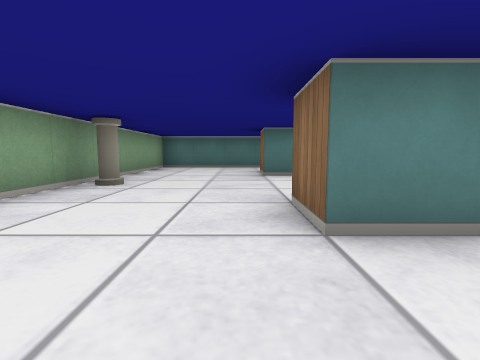
[1] (above)

12 first-person views from a walk through a cub3D maze. The camera is about half as high as the walls, tilts 6° down and sees 85° across. The floor is counted in squares. Each view is taken from the middle of a square. On the plan, view 1 faces up. The plan holds only what a view shows up to about 9 squares ahead; the rest is blank.

[2]
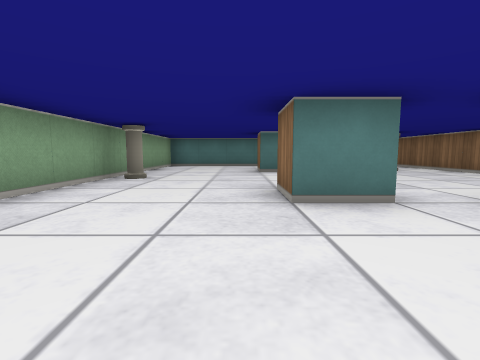

[3]
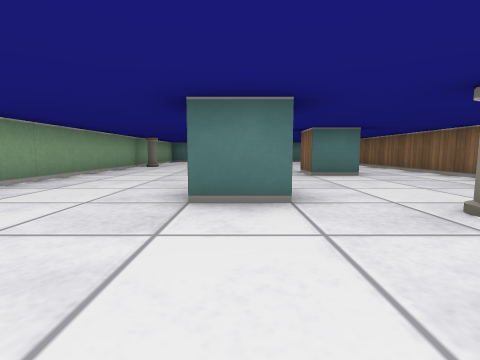

[4]
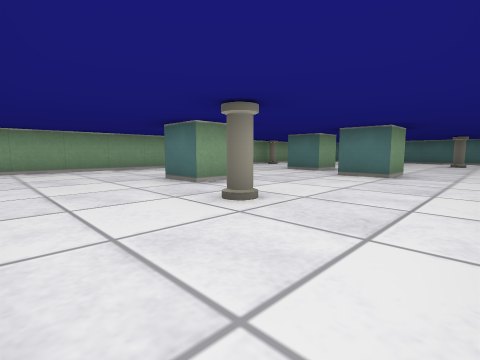

[5]
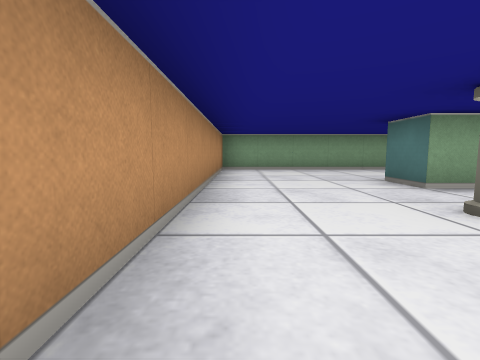

[6]
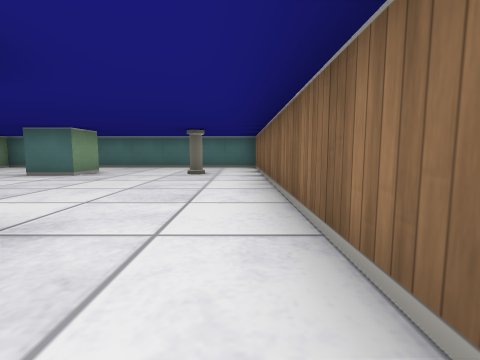

[7]
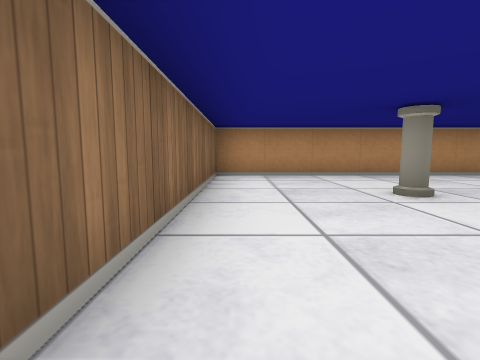

[8]
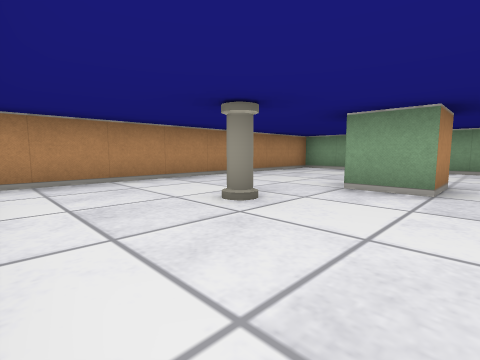

[9]
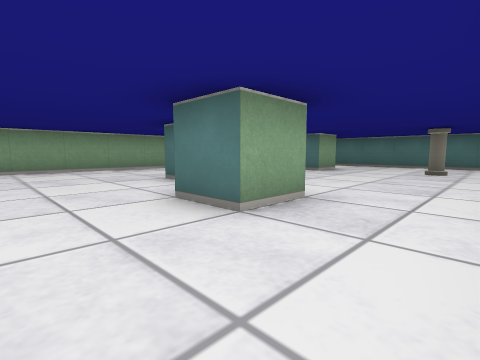

[10]
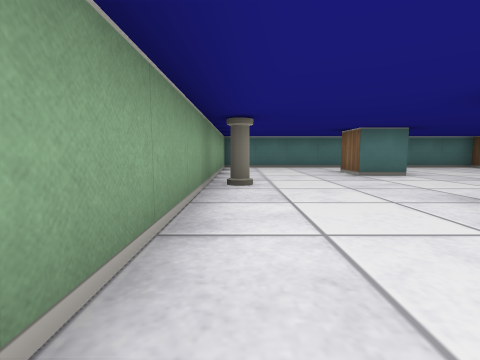

[11]
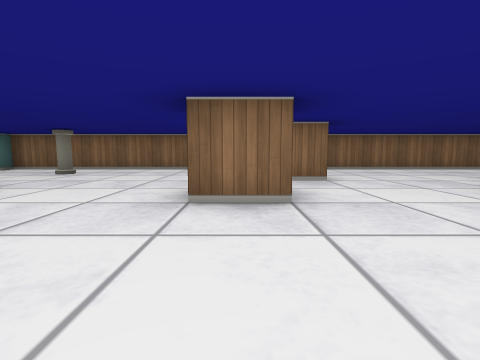

[12]
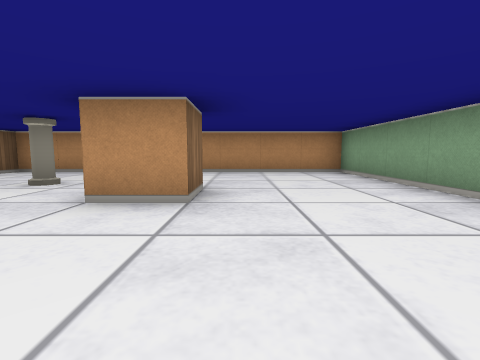

### Floor plan
Points are (right, up) in squares from view 1. A wall is a line through its corners. A room is listed if a view was taken in it or the views show most of it. See-through windows are left out.
Room 1 (views 1, 2, 3, 4, 5, 6, 7, 8, 9, 10, 11, 12)
walls: (1.5, 2.5) (1.5, 1.5) (0.5, 1.5) (0.5, 2.5); (0.5, -1.5) (1.5, -1.5) (1.5, -2.5) (0.5, -2.5) (0.5, -1.5); (3.5, 1.6) (3.5, 0.5) (2.5, 0.5) (2.5, 1.5); (1.5, 6.5) (1.5, 5.5) (0.5, 5.5) (0.5, 6.5); (-2.5, -5.5) (5.5, -5.5) (5.5, 8.5) (-2.5, 8.5) (-2.5, -5.5)
objects: pillar (-2, 4); pillar (3, -3); pillar (4, 6)

Positions as (right, up) in squares from view 1, and headings:
1: (0, 0), facing up
2: (0, -1), facing up
3: (1, -5), facing up
4: (5, -5), facing up-left
5: (5, -5), facing left
6: (5, 0), facing up
7: (5, 0), facing down
8: (5, -1), facing down-left
9: (5, -1), facing up-left
10: (-2, 0), facing up
11: (-2, 2), facing right
12: (0, 1), facing down
